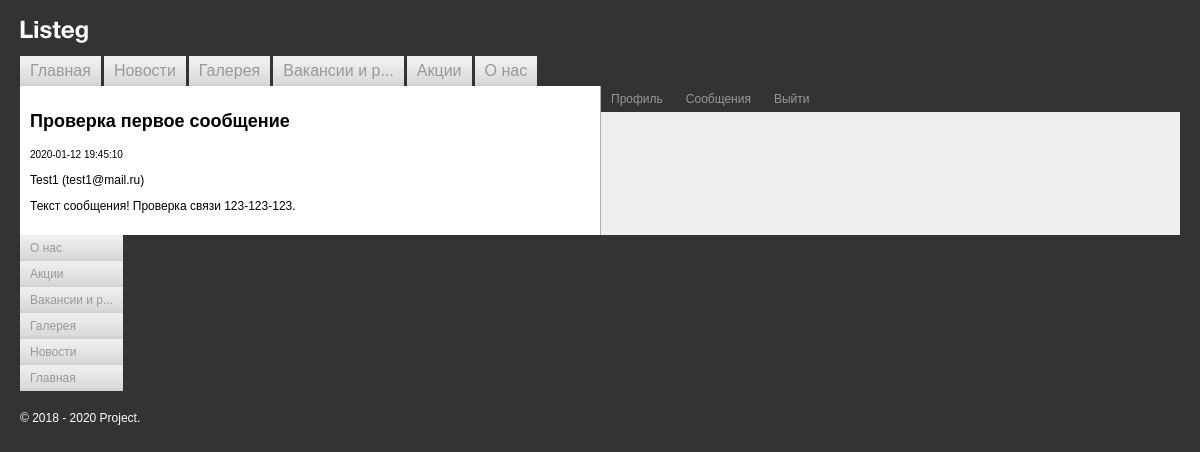
The page /posts/read.php?post_id=1 (signed in) on the database its author committed.
### tables this page shows
CREATE TABLE `posts` (
  `id` int(11) NOT NULL,
  `from_user_id` int(11) NOT NULL,
  `to_user_id` int(11) NOT NULL,
  `title` varchar(255) NOT NULL,
  `text` text NOT NULL,
  `section_id` int(11) NOT NULL,
  `created_at` timestamp NOT NULL DEFAULT CURRENT_TIMESTAMP,
  `readed_at` timestamp NULL DEFAULT NULL
);

CREATE TABLE `users` (
  `id` int(11) NOT NULL,
  `active` tinyint(1) NOT NULL DEFAULT '0',
  `user_name` varchar(255) NOT NULL,
  `email` varchar(255) NOT NULL,
  `tel` varchar(20) DEFAULT NULL,
  `password` varchar(255) NOT NULL,
  `email_subscribe` tinyint(1) NOT NULL DEFAULT '0'
);

### helper/auth.php (called while the page is built, shortened)
<?php
function is_login()
{
    static $is_login = null;
    if ($is_login !== null) {
        return $is_login;
    }
    $is_login = check_login() ? true : isset($_SESSION['is_login']);
    return $is_login;
}
function check_login()
{
    if (empty($_POST['auth'])) {
        return false;
    }
    require_once $_SERVER['DOCUMENT_ROOT'] . "/helper/database.php";
    return true;
}
function check_logout()
{
    return false;
}
function is_auth()
{
    require_once $_SERVER['DOCUMENT_ROOT'] . "/helper/database.php";
    return get_user($_SESSION['email']);
}

### helper/database.php (called while the page is built, shortened)
<?php
function connect()
{
    static $connect = null;
    $connect = $connect ?? mysqli_connect(DB_HOST, DB_USER, DB_PASSWORD, DB_NAME) or die(mysqli_connect_error());
    return $connect;
}
function get_user(string $email)
{
    $email = mysqli_escape_string(connect(), $email);
    $query = "SELECT * FROM users WHERE email = '$email' ";
    $result = mysqli_query(connect(), $query);
    $user = mysqli_fetch_assoc($result);
    $user['groups'] = [];
    $query = "
        SELECT g.*
        FROM group_user as gu
        LEFT JOIN groups as g ON gu.group_id = g.id
        WHERE user_id = " . $user['id'];
    $result = mysqli_query(connect(), $query);
    while ($group = mysqli_fetch_assoc($result)) {
        $user['groups'][$group['name']] = $group['description'];
    }
    return $user;
}
function get_post(int $post_id, int $to_user_id)
{
    $to_user_id = mysqli_escape_string(connect(), $to_user_id);
    $post_id = mysqli_escape_string(connect(), $post_id);
    $query = "SELECT p.title, p.text, p.created_at, p.readed_at, u.user_name, u.email
        FROM posts as p INNER JOIN users as u ON (p.from_user_id = u.id)
        WHERE p.id = $post_id AND p.to_user_id = $to_user_id";
    $result = mysqli_query(connect(), $query);
    $post = mysqli_fetch_assoc($result);
    return $post;
}
function check_read(int $post_id)
{
    $post_id = mysqli_escape_string(connect(), $post_id);
    $date = date("Y-m-d H:i:s");
    $query = "
        UPDATE posts
        SET readed_at = '$date'
        WHERE id = $post_id";
    return mysqli_query(connect(), $query);
}

### posts/read.php (the view, shortened to what this page needs)
<?php
require_once $_SERVER['DOCUMENT_ROOT'] . "/template/header.php";
require_once $_SERVER['DOCUMENT_ROOT'] . "/helper/auth.php";
require_once $_SERVER['DOCUMENT_ROOT'] . "/helper/database.php";
?>
<?php if ($user = is_auth()) : ?>
    <?php if (isset($user['groups']['writer'])) :
        if ($post = get_post((int) $_GET['post_id'], $user['id'])) : ?>
            <h2><?= $post['title'] ?></h2>
            <small><?= $post['created_at'] ?></small><br>
            <p><?= $post['user_name'] ?> (<?= $post['email'] ?>)</p>
            <p><?= $post['text'] ?></p>
        <?php else : ?>
            <p>Нет такого сообщения</p>
        <?php endif; ?>
    <?php else : ?>
        <p>Вы можете читать сообщения после прохождения модерации</p>
    <?php endif; ?>
<?php else : ?>
    <p>У вас нет доступа к этой странице. Требуется сначала <a href="/?login=yes">войти</a></p>
<?php endif; ?>
<?php
require_once $_SERVER['DOCUMENT_ROOT'] . "/template/footer.php";

### styles.css (style rules this page uses)
body { background: #333333; padding: 20px; margin: 0; color: #000000; font-family: Arial, Helvetica, sans-serif; font-size: 12px; }

### rows shown on the page
posts: title "Проверка первое сообщение", created_at "2020-01-12 19:45:10", from_user.user_name "Test1", from_user.email "test1@mail.ru", text "Текст сообщения! Проверка связи 123-123-123."

### other values the page prints
cut_title($el['title']) "Главная"
cut_title($el['title']) "Новости"
cut_title($el['title']) "Галерея"
cut_title($el['title']) "Вакансии и р..."
cut_title($el['title']) "Акции"
cut_title($el['title']) "О нас"
